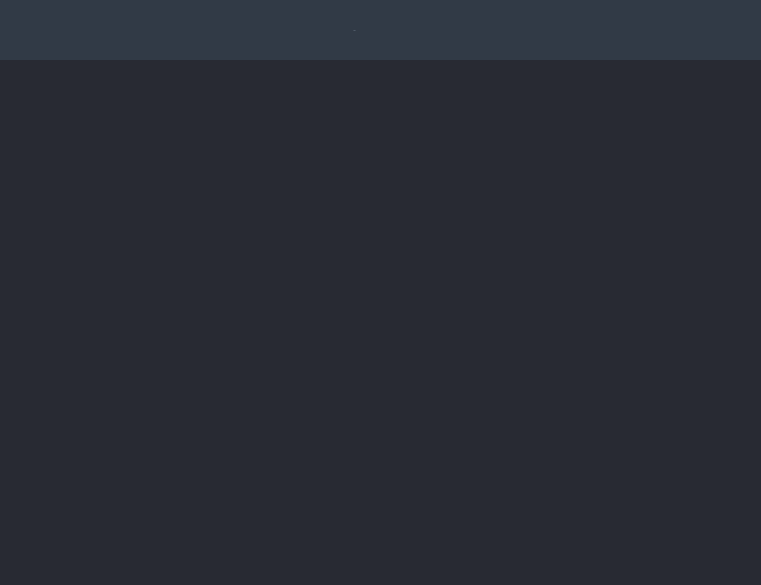
<?xml version="1.0" encoding="UTF-8"?>
<ui version="4.0">
 <class>MainWindow</class>
 <widget class="QMainWindow" name="MainWindow">
  <property name="geometry">
   <rect>
    <x>0</x>
    <y>0</y>
    <width>761</width>
    <height>585</height>
   </rect>
  </property>
  <property name="windowTitle">
   <string>MainMenu</string>
  </property>
  <property name="styleSheet">
   <string notr="true">/*= Style for MainWindow START
  ==================================================== */
	#MainWindow {
		background-color: #313a46;
	}
        /* Change the font and text color of all elements */
        * {
            font-family: 'Roboto Slab', sans-serif; /* Use Roboto Slab font */
            color: #ffffff; /* Set text color to white */
            line-height: 1.4; /* Set the line height */
            }

/*= END
  ==================================================== */

/*= Style for Windows widget START
  ==================================================== */
	#Windows {
                background-color: #282a33;
	}

/*= END
==================================================== */


/*= Style for menu  START
  ==================================================== */
	/* style for widget */
	#Menu {
		background-color: #313a46;
	}

	/* style for QPushButton */
	#Menu QPushButton {
		border:none;
		border-radius: 3px;
		text-align: left;
		padding: 8px 0 8px 15px;
		color: #788596;
	}

	#Menu QPushButton:hover {
		background-color: rgba( 86, 101, 115, 0.5);
	}

	#Menu QPushButton:checked {
		color: #fff;
	}

/*= END
  ==================================================== */</string>
  </property>
  <widget class="QWidget" name="CentralWidget">
   <layout class="QGridLayout" name="gridLayout_4" rowstretch="0,0">
    <property name="leftMargin">
     <number>0</number>
    </property>
    <property name="topMargin">
     <number>0</number>
    </property>
    <property name="rightMargin">
     <number>0</number>
    </property>
    <property name="bottomMargin">
     <number>0</number>
    </property>
    <property name="spacing">
     <number>0</number>
    </property>
    <item row="1" column="0">
     <widget class="QStackedWidget" name="Windows">
      <property name="lineWidth">
       <number>0</number>
      </property>
      <property name="currentIndex">
       <number>1</number>
      </property>
      <widget class="QWidget" name="page_1">
       <layout class="QGridLayout" name="gridLayout_2">
        <property name="leftMargin">
         <number>0</number>
        </property>
        <property name="topMargin">
         <number>0</number>
        </property>
        <property name="rightMargin">
         <number>0</number>
        </property>
        <property name="bottomMargin">
         <number>0</number>
        </property>
        <property name="spacing">
         <number>0</number>
        </property>
        <item row="0" column="0">
         <widget class="TableSection" name="pageTable" native="true"/>
        </item>
       </layout>
      </widget>
      <widget class="QWidget" name="page_2">
       <layout class="QGridLayout" name="gridLayout_3">
        <property name="leftMargin">
         <number>0</number>
        </property>
        <property name="topMargin">
         <number>0</number>
        </property>
        <property name="rightMargin">
         <number>0</number>
        </property>
        <property name="bottomMargin">
         <number>0</number>
        </property>
        <property name="spacing">
         <number>0</number>
        </property>
       </layout>
      </widget>
     </widget>
    </item>
    <item row="0" column="0">
     <widget class="QWidget" name="Menu" native="true">
      <property name="sizePolicy">
       <sizepolicy hsizetype="Preferred" vsizetype="Fixed">
        <horstretch>0</horstretch>
        <verstretch>60</verstretch>
       </sizepolicy>
      </property>
      <property name="minimumSize">
       <size>
        <width>0</width>
        <height>60</height>
       </size>
      </property>
      <property name="styleSheet">
       <string notr="true">border-bottom-color: rgb(42, 42, 42);</string>
      </property>
      <layout class="QGridLayout" name="gridLayout" columnstretch="3,1,1,3">
       <property name="leftMargin">
        <number>0</number>
       </property>
       <property name="topMargin">
        <number>0</number>
       </property>
       <property name="rightMargin">
        <number>0</number>
       </property>
       <property name="bottomMargin">
        <number>0</number>
       </property>
       <property name="spacing">
        <number>0</number>
       </property>
       <item row="0" column="2">
        <widget class="QPushButton" name="btnTable">
         <property name="sizePolicy">
          <sizepolicy hsizetype="Fixed" vsizetype="Fixed">
           <horstretch>0</horstretch>
           <verstretch>0</verstretch>
          </sizepolicy>
         </property>
         <property name="minimumSize">
          <size>
           <width>160</width>
           <height>60</height>
          </size>
         </property>
         <property name="maximumSize">
          <size>
           <width>16777215</width>
           <height>60</height>
          </size>
         </property>
         <property name="font">
          <font>
           <family>Roboto Slab</family>
           <pointsize>-1</pointsize>
           <italic>false</italic>
           <bold>false</bold>
           <underline>false</underline>
          </font>
         </property>
         <property name="layoutDirection">
          <enum>Qt::LayoutDirection::RightToLeft</enum>
         </property>
         <property name="styleSheet">
          <string notr="true">text-align: center;</string>
         </property>
         <property name="text">
          <string>Table</string>
         </property>
         <property name="checkable">
          <bool>true</bool>
         </property>
         <property name="autoExclusive">
          <bool>true</bool>
         </property>
         <property name="flat">
          <bool>true</bool>
         </property>
        </widget>
       </item>
       <item row="0" column="1">
        <spacer name="horizontalSpacer">
         <property name="orientation">
          <enum>Qt::Orientation::Horizontal</enum>
         </property>
         <property name="sizeHint" stdset="0">
          <size>
           <width>40</width>
           <height>20</height>
          </size>
         </property>
        </spacer>
       </item>
       <item row="0" column="3">
        <spacer name="horizontalSpacer_2">
         <property name="orientation">
          <enum>Qt::Orientation::Horizontal</enum>
         </property>
         <property name="sizeHint" stdset="0">
          <size>
           <width>40</width>
           <height>20</height>
          </size>
         </property>
        </spacer>
       </item>
       <item row="0" column="0">
        <widget class="QFrame" name="frame">
         <property name="sizePolicy">
          <sizepolicy hsizetype="Preferred" vsizetype="Preferred">
           <horstretch>0</horstretch>
           <verstretch>0</verstretch>
          </sizepolicy>
         </property>
         <property name="minimumSize">
          <size>
           <width>175</width>
           <height>0</height>
          </size>
         </property>
         <property name="maximumSize">
          <size>
           <width>175</width>
           <height>11111</height>
          </size>
         </property>
         <property name="frameShape">
          <enum>QFrame::Shape::NoFrame</enum>
         </property>
         <property name="frameShadow">
          <enum>QFrame::Shadow::Plain</enum>
         </property>
        </widget>
       </item>
      </layout>
     </widget>
    </item>
   </layout>
  </widget>
 </widget>
 <customwidgets>
  <customwidget>
   <class>TableSection</class>
   <extends>QWidget</extends>
   <header>tablesection.h</header>
   <container>1</container>
  </customwidget>
 </customwidgets>
 <resources/>
 <connections/>
</ui>
